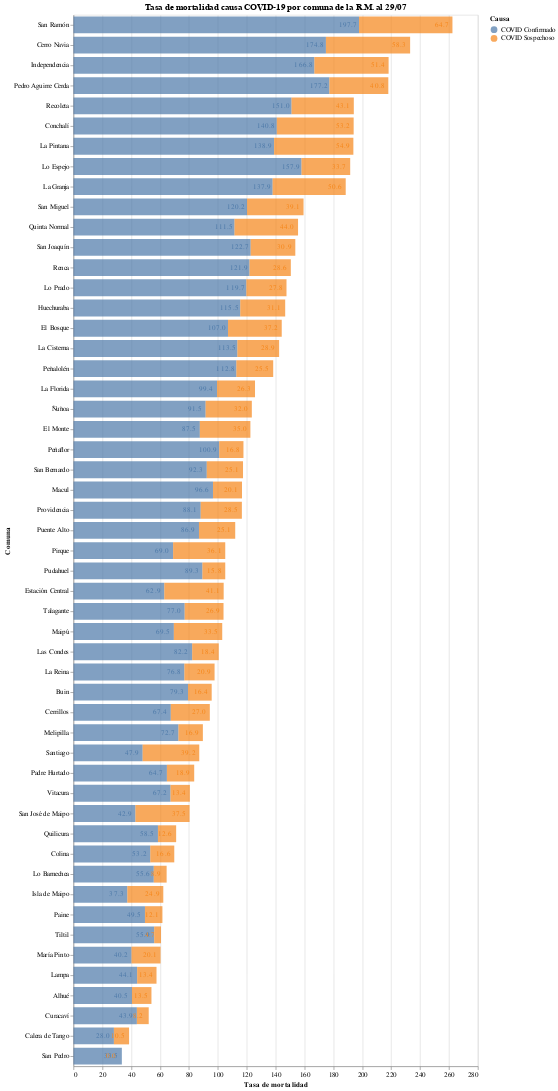

The notebook cell saved with this chart:
### Code cell
#hide_input
bars = alt.Chart(deaths_long_format).mark_bar(opacity=0.7, size=25).encode(
    x = alt.X('Fallecidos:Q', stack='zero', axis=alt.Axis(title="Tasa de mortalidad")),
    y = alt.Y('Comuna', sort='-x'),
    tooltip = ['Comuna', 'Fallecidos'],
    color = alt.Color('Causa', sort=['Confirmado','Sospechoso']),
    order = alt.Order('Causa')
)

text = alt.Chart(deaths_long_format).mark_text(dx=-16, dy=0, color="#636363").encode(
     x=alt.X('Fallecidos:Q', stack='zero'),
     y=alt.Y('Comuna', sort='-x'),
     color=alt.Color('Causa', sort=['Confirmado','Sospechoso']),
     order = alt.Order("Causa"),
     text=alt.Text("Fallecidos", format=',.1f')
)
(bars+text).properties(
    title = f"Tasa de mortalidad causa COVID-19 por comuna de la R.M. al {pd.to_datetime(last_date).strftime('%d/%m')}",
    width = 600,
    height = alt.Step(30)
)

### Figure 1 — Vega-Lite specification as saved in the notebook (floating-point values rounded to 4 significant figures)
{"config": {"view": {"continuousWidth": 400, "continuousHeight": 300}}, "layer": [{"mark": {"type": "bar", "opacity": 0.7, "size": 25}, "encoding": {"color": {"type": "nominal", "field": "Causa", "sort": ["Confirmado", "Sospechoso"]}, "order": {"type": "nominal", "field": "Causa"}, "tooltip": [{"type": "nominal", "field": "Comuna"}, {"type": "quantitative", "field": "Fallecidos"}], "x": {"type": "quantitative", "axis": {"title": "Tasa de mortalidad"}, "field": "Fallecidos", "stack": "zero"}, "y": {"type": "nominal", "field": "Comuna", "sort": "-x"}}}, {"mark": {"type": "text", "color": "#636363", "dx": -16, "dy": 0}, "encoding": {"color": {"type": "nominal", "field": "Causa", "sort": ["Confirmado", "Sospechoso"]}, "order": {"type": "nominal", "field": "Causa"}, "text": {"type": "quantitative", "field": "Fallecidos", "format": ",.1f"}, "x": {"type": "quantitative", "field": "Fallecidos", "stack": "zero"}, "y": {"type": "nominal", "field": "Comuna", "sort": "-x"}}}], "data": {"name": "data-8a8bb9aea7507b7c1b2d634104378f88"}, "height": {"step": 30}, "title": "Tasa de mortalidad causa COVID-19 por comuna de la R.M. al 29/07", "width": 600, "$schema": "https://vega.github.io/schema/vega-lite/v4.8.1.json", "datasets": {"data-8a8bb9aea7507b7c1b2d634104378f88": [{"Comuna": "Independencia", "Causa": "COVID Confirmado", "Fallecidos": 166.8}, {"Comuna": "Vitacura", "Causa": "COVID Confirmado", "Fallecidos": 67.2}, {"Comuna": "Ñuñoa", "Causa": "COVID Confirmado", "Fallecidos": 91.5}, {"Comuna": "San Joaquín", "Causa": "COVID Confirmado", "Fallecidos": 122.7}, {"Comuna": "Lo Barnechea", "Causa": "COVID Confirmado", "Fallecidos": 55.6}, {"Comuna": "Conchalí", "Causa": "COVID Confirmado", "Fallecidos": 140.8}, {"Comuna": "Colina", "Causa": "COVID Confirmado", "Fallecidos": 53.2}, {"Comuna": "San Bernardo", "Causa": "COVID Confirmado", "Fallecidos": 92.3}, {"Comuna": "Lo Prado", "Causa": "COVID Confirmado", "Fallecidos": 119.7}, {"Comuna": "La Cisterna", "Causa": "COVID Confirmado", "Fallecidos": 113.5}, {"Comuna": "San Ramón", "Causa": "COVID Confirmado", "Fallecidos": 197.7}, {"Comuna": "Paine", "Causa": "COVID Confirmado", "Fallecidos": 49.5}, {"Comuna": "Calera de Tango", "Causa": "COVID Confirmado", "Fallecidos": 28.0}, {"Comuna": "Renca", "Causa": "COVID Confirmado", "Fallecidos": 121.9}, {"Comuna": "Maipú", "Causa": "COVID Confirmado", "Fallecidos": 69.5}, {"Comuna": "Cerrillos", "Causa": "COVID Confirmado", "Fallecidos": 67.4}, {"Comuna": "Quinta Normal", "Causa": "COVID Confirmado", "Fallecidos": 111.5}, {"Comuna": "Lo Espejo", "Causa": "COVID Confirmado", "Fallecidos": 157.9}, {"Comuna": "Curacaví", "Causa": "COVID Confirmado", "Fallecidos": 43.9}, {"Comuna": "Las Condes", "Causa": "COVID Confirmado", "Fallecidos": 82.2}, {"Comuna": "La Reina", "Causa": "COVID Confirmado", "Fallecidos": 76.8}, {"Comuna": "Pirque", "Causa": "COVID Confirmado", "Fallecidos": 69.0}, {"Comuna": "Recoleta", "Causa": "COVID Confirmado", "Fallecidos": 151.0}, {"Comuna": "Estación Central", "Causa": "COVID Confirmado", "Fallecidos": 62.9}, {"Comuna": "Huechuraba", "Causa": "COVID Confirmado", "Fallecidos": 115.5}, {"Comuna": "Providencia", "Causa": "COVID Confirmado", "Fallecidos": 88.1}, {"Comuna": "Pedro Aguirre Cerda", "Causa": "COVID Confirmado", "Fallecidos": 177.2}, {"Comuna": "Macul", "Causa": "COVID Confirmado", "Fallecidos": 96.6}, {"Comuna": "La Granja", "Causa": "COVID Confirmado", "Fallecidos": 137.9}, {"Comuna": "Peñalolén", "Causa": "COVID Confirmado", "Fallecidos": 112.8}, {"Comuna": "La Florida", "Causa": "COVID Confirmado", "Fallecidos": 99.4}, {"Comuna": "Cerro Navia", "Causa": "COVID Confirmado", "Fallecidos": 174.8}, {"Comuna": "Santiago", "Causa": "COVID Confirmado", "Fallecidos": 47.9}, {"Comuna": "Melipilla", "Causa": "COVID Confirmado", "Fallecidos": 72.7}, {"Comuna": "Buin", "Causa": "COVID Confirmado", "Fallecidos": 79.3}, {"Comuna": "San Miguel", "Causa": "COVID Confirmado", "Fallecidos": 120.2}, {"Comuna": "Pudahuel", "Causa": "COVID Confirmado", "Fallecidos": 89.3}, {"Comuna": "Peñaflor", "Causa": "COVID Confirmado", "Fallecidos": 100.9}, {"Comuna": "La Pintana", "Causa": "COVID Confirmado", "Fallecidos": 138.9}, {"Comuna": "Quilicura", "Causa": "COVID Confirmado", "Fallecidos": 58.5}, {"Comuna": "El Bosque", "Causa": "COVID Confirmado", "Fallecidos": 107.0}, {"Comuna": "Puente Alto", "Causa": "COVID Confirmado", "Fallecidos": 86.9}, {"Comuna": "Talagante", "Causa": "COVID Confirmado", "Fallecidos": 77.0}, {"Comuna": "Padre Hurtado", "Causa": "COVID Confirmado", "Fallecidos": 64.7}, {"Comuna": "El Monte", "Causa": "COVID Confirmado", "Fallecidos": 87.5}, {"Comuna": "Lampa", "Causa": "COVID Confirmado", "Fallecidos": 44.1}, {"Comuna": "San Pedro", "Causa": "COVID Confirmado", "Fallecidos": 33.5}, {"Comuna": "Tiltil", "Causa": "COVID Confirmado", "Fallecidos": 55.9}, {"Comuna": "María Pinto", "Causa": "COVID Confirmado", "Fallecidos": 40.2}, {"Comuna": "Isla de Maipo", "Causa": "COVID Confirmado", "Fallecidos": 37.3}, {"Comuna": "Alhué", "Causa": "COVID Confirmado", "Fallecidos": 40.5}, {"Comuna": "San José de Maipo", "Causa": "COVID Confirmado", "Fallecidos": 42.9}, {"Comuna": "Independencia", "Causa": "COVID Sospechoso", "Fallecidos": 51.4}, {"Comuna": "Vitacura", "Causa": "COVID Sospechoso", "Fallecidos": 13.4}, {"Comuna": "Ñuñoa", "Causa": "COVID Sospechoso", "Fallecidos": 32.0}, {"Comuna": "San Joaquín", "Causa": "COVID Sospechoso", "Fallecidos": 30.9}, {"Comuna": "Lo Barnechea", "Causa": "COVID Sospechoso", "Fallecidos": 8.9}, {"Comuna": "Conchalí", "Causa": "COVID Sospechoso", "Fallecidos": 53.2}, {"Comuna": "Colina", "Causa": "COVID Sospechoso", "Fallecidos": 16.6}, {"Comuna": "San Bernardo", "Causa": "COVID Sospechoso", "Fallecidos": 25.1}, {"Comuna": "Lo Prado", "Causa": "COVID Sospechoso", "Fallecidos": 27.8}, {"Comuna": "La Cisterna", "Causa": "COVID Sospechoso", "Fallecidos": 28.9}, {"Comuna": "San Ramón", "Causa": "COVID Sospechoso", "Fallecidos": 64.7}, {"Comuna": "Paine", "Causa": "COVID Sospechoso", "Fallecidos": 12.1}, {"Comuna": "Calera de Tango", "Causa": "COVID Sospechoso", "Fallecidos": 10.5}, {"Comuna": "Renca", "Causa": "COVID Sospechoso", "Fallecidos": 28.6}, {"Comuna": "Maipú", "Causa": "COVID Sospechoso", "Fallecidos": 33.5}, {"Comuna": "Cerrillos", "Causa": "COVID Sospechoso", "Fallecidos": 27.0}, {"Comuna": "Quinta Normal", "Causa": "COVID Sospechoso", "Fallecidos": 44.0}, {"Comuna": "Lo Espejo", "Causa": "COVID Sospechoso", "Fallecidos": 33.7}, {"Comuna": "Curacaví", "Causa": "COVID Sospechoso", "Fallecidos": 8.2}, {"Comuna": "Las Condes", "Causa": "COVID Sospechoso", "Fallecidos": 18.4}, {"Comuna": "La Reina", "Causa": "COVID Sospechoso", "Fallecidos": 20.9}, {"Comuna": "Pirque", "Causa": "COVID Sospechoso", "Fallecidos": 36.1}, {"Comuna": "Recoleta", "Causa": "COVID Sospechoso", "Fallecidos": 43.1}, {"Comuna": "Estación Central", "Causa": "COVID Sospechoso", "Fallecidos": 41.1}, {"Comuna": "Huechuraba", "Causa": "COVID Sospechoso", "Fallecidos": 31.1}, {"Comuna": "Providencia", "Causa": "COVID Sospechoso", "Fallecidos": 28.5}, {"Comuna": "Pedro Aguirre Cerda", "Causa": "COVID Sospechoso", "Fallecidos": 40.8}, {"Comuna": "Macul", "Causa": "COVID Sospechoso", "Fallecidos": 20.1}, {"Comuna": "La Granja", "Causa": "COVID Sospechoso", "Fallecidos": 50.6}, {"Comuna": "Peñalolén", "Causa": "COVID Sospechoso", "Fallecidos": 25.5}, {"Comuna": "La Florida", "Causa": "COVID Sospechoso", "Fallecidos": 26.3}, {"Comuna": "Cerro Navia", "Causa": "COVID Sospechoso", "Fallecidos": 58.3}, {"Comuna": "Santiago", "Causa": "COVID Sospechoso", "Fallecidos": 39.2}, {"Comuna": "Melipilla", "Causa": "COVID Sospechoso", "Fallecidos": 16.9}, {"Comuna": "Buin", "Causa": "COVID Sospechoso", "Fallecidos": 16.4}, {"Comuna": "San Miguel", "Causa": "COVID Sospechoso", "Fallecidos": 39.1}, {"Comuna": "Pudahuel", "Causa": "COVID Sospechoso", "Fallecidos": 15.8}, {"Comuna": "Peñaflor", "Causa": "COVID Sospechoso", "Fallecidos": 16.8}, {"Comuna": "La Pintana", "Causa": "COVID Sospechoso", "Fallecidos": 54.9}, {"Comuna": "Quilicura", "Causa": "COVID Sospechoso", "Fallecidos": 12.6}, {"Comuna": "El Bosque", "Causa": "COVID Sospechoso", "Fallecidos": 37.2}, {"Comuna": "Puente Alto", "Causa": "COVID Sospechoso", "Fallecidos": 25.1}, {"Comuna": "Talagante", "Causa": "COVID Sospechoso", "Fallecidos": 26.9}, {"Comuna": "Padre Hurtado", "Causa": "COVID Sospechoso", "Fallecidos": 18.9}, {"Comuna": "El Monte", "Causa": "COVID Sospechoso", "Fallecidos": 35.0}, {"Comuna": "Lampa", "Causa": "COVID Sospechoso", "Fallecidos": 13.4}, {"Comuna": "San Pedro", "Causa": "COVID Sospechoso", "Fallecidos": 0.0}, {"Comuna": "Tiltil", "Causa": "COVID Sospechoso", "Fallecidos": 4.7}, {"Comuna": "María Pinto", "Causa": "COVID Sospechoso", "Fallecidos": 20.1}, {"Comuna": "Isla de Maipo", "Causa": "COVID Sospechoso", "Fallecidos": 24.9}, {"Comuna": "Alhué", "Causa": "COVID Sospechoso", "Fallecidos": 13.5}, {"Comuna": "San José de Maipo", "Causa": "COVID Sospechoso", "Fallecidos": 37.5}]}}
